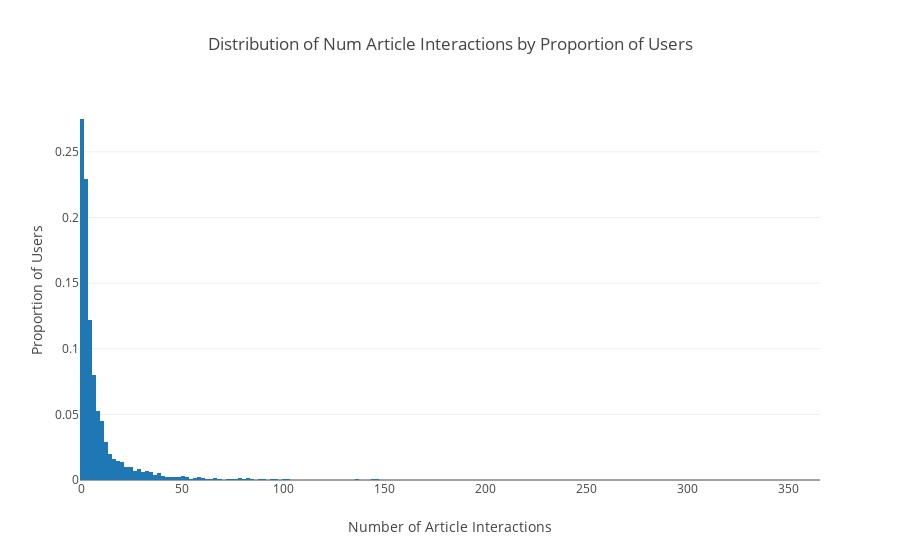

The notebook cell saved with this chart:
### Code cell
# plot histogram of num article interactions

hist_data = go.Histogram(x=email_interactions.num_interactions, histnorm='probability')
hist_layout = go.Layout(
    title=dict(
        text='Distribution of Num Article Interactions by Proportion of Users',
        x=0.5
        ),
    xaxis=dict(title="Number of Article Interactions"),
    yaxis=dict(title="Proportion of Users"),
    )
fig = go.Figure(data=[hist_data], layout=hist_layout)
py.iplot(fig)

### Figure 1 — Plotly figure (JSON) as saved in the notebook; plotly's stock layout.template omitted (floating-point values rounded to 4 significant figures; data arrays with more than 128 entries replaced by an {"elided": "..."} marker saying what was removed)
{"data": [{"histnorm": "probability", "type": "histogram", "x": {"elided": "5148 int values"}}], "layout": {"title": {"text": "Distribution of Num Article Interactions by Proportion of Users", "x": 0.5}, "xaxis": {"title": "Number of Article Interactions"}, "yaxis": {"title": "Proportion of Users"}}}
